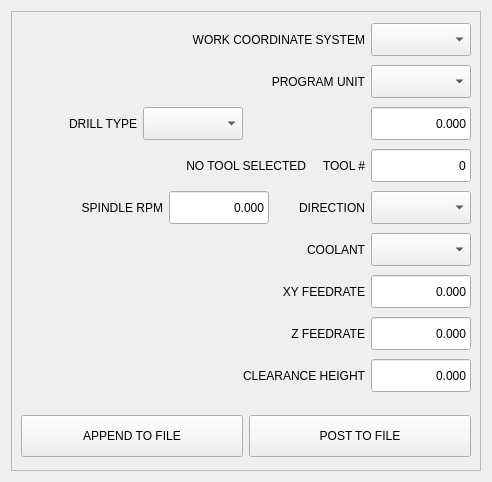
<?xml version="1.0" encoding="UTF-8"?>
<ui version="4.0">
 <class>Form</class>
 <widget class="QWidget" name="Form">
  <property name="geometry">
   <rect>
    <x>0</x>
    <y>0</y>
    <width>490</width>
    <height>480</height>
   </rect>
  </property>
  <property name="windowTitle">
   <string>Form</string>
  </property>
  <layout class="QGridLayout" name="gridLayout">
   <item row="0" column="0">
    <layout class="QVBoxLayout" name="verticalLayout">
     <property name="spacing">
      <number>0</number>
     </property>
     <property name="leftMargin">
      <number>0</number>
     </property>
     <property name="topMargin">
      <number>0</number>
     </property>
     <property name="bottomMargin">
      <number>0</number>
     </property>
     <item>
      <widget class="QFrame" name="bolt_hole_setup_frame">
       <property name="minimumSize">
        <size>
         <width>470</width>
         <height>460</height>
        </size>
       </property>
       <property name="maximumSize">
        <size>
         <width>470</width>
         <height>460</height>
        </size>
       </property>
       <property name="frameShape">
        <enum>QFrame::StyledPanel</enum>
       </property>
       <property name="frameShadow">
        <enum>QFrame::Raised</enum>
       </property>
       <layout class="QVBoxLayout" name="verticalLayout_61">
        <item>
         <layout class="QHBoxLayout" name="horizontalLayout_172">
          <property name="topMargin">
           <number>1</number>
          </property>
          <property name="bottomMargin">
           <number>1</number>
          </property>
          <item>
           <widget class="QLabel" name="label_129">
            <property name="sizePolicy">
             <sizepolicy hsizetype="Preferred" vsizetype="Fixed">
              <horstretch>0</horstretch>
              <verstretch>0</verstretch>
             </sizepolicy>
            </property>
            <property name="minimumSize">
             <size>
              <width>140</width>
              <height>31</height>
             </size>
            </property>
            <property name="maximumSize">
             <size>
              <width>16777215</width>
              <height>31</height>
             </size>
            </property>
            <property name="styleSheet">
             <string notr="true"/>
            </property>
            <property name="lineWidth">
             <number>0</number>
            </property>
            <property name="text">
             <string>WORK COORDINATE SYSTEM</string>
            </property>
            <property name="alignment">
             <set>Qt::AlignRight|Qt::AlignTrailing|Qt::AlignVCenter</set>
            </property>
            <property name="indent">
             <number>0</number>
            </property>
           </widget>
          </item>
          <item>
           <widget class="QComboBox" name="wcs">
            <property name="sizePolicy">
             <sizepolicy hsizetype="Fixed" vsizetype="Fixed">
              <horstretch>0</horstretch>
              <verstretch>0</verstretch>
             </sizepolicy>
            </property>
            <property name="minimumSize">
             <size>
              <width>100</width>
              <height>33</height>
             </size>
            </property>
            <property name="maximumSize">
             <size>
              <width>100</width>
              <height>33</height>
             </size>
            </property>
           </widget>
          </item>
         </layout>
        </item>
        <item>
         <layout class="QHBoxLayout" name="horizontalLayout_196">
          <property name="topMargin">
           <number>1</number>
          </property>
          <property name="bottomMargin">
           <number>1</number>
          </property>
          <item>
           <widget class="QLabel" name="label_159">
            <property name="sizePolicy">
             <sizepolicy hsizetype="Preferred" vsizetype="Fixed">
              <horstretch>0</horstretch>
              <verstretch>0</verstretch>
             </sizepolicy>
            </property>
            <property name="minimumSize">
             <size>
              <width>140</width>
              <height>31</height>
             </size>
            </property>
            <property name="maximumSize">
             <size>
              <width>16777215</width>
              <height>31</height>
             </size>
            </property>
            <property name="styleSheet">
             <string notr="true"/>
            </property>
            <property name="lineWidth">
             <number>0</number>
            </property>
            <property name="text">
             <string>PROGRAM UNIT</string>
            </property>
            <property name="alignment">
             <set>Qt::AlignRight|Qt::AlignTrailing|Qt::AlignVCenter</set>
            </property>
            <property name="indent">
             <number>0</number>
            </property>
           </widget>
          </item>
          <item>
           <widget class="QComboBox" name="program_units">
            <property name="minimumSize">
             <size>
              <width>100</width>
              <height>33</height>
             </size>
            </property>
            <property name="maximumSize">
             <size>
              <width>100</width>
              <height>33</height>
             </size>
            </property>
           </widget>
          </item>
         </layout>
        </item>
        <item>
         <layout class="QHBoxLayout" name="horizontalLayout_207">
          <property name="topMargin">
           <number>1</number>
          </property>
          <property name="bottomMargin">
           <number>1</number>
          </property>
          <item>
           <widget class="QLabel" name="label_155">
            <property name="sizePolicy">
             <sizepolicy hsizetype="Preferred" vsizetype="Fixed">
              <horstretch>0</horstretch>
              <verstretch>0</verstretch>
             </sizepolicy>
            </property>
            <property name="minimumSize">
             <size>
              <width>115</width>
              <height>31</height>
             </size>
            </property>
            <property name="maximumSize">
             <size>
              <width>16777215</width>
              <height>31</height>
             </size>
            </property>
            <property name="styleSheet">
             <string notr="true"/>
            </property>
            <property name="lineWidth">
             <number>0</number>
            </property>
            <property name="text">
             <string>DRILL TYPE</string>
            </property>
            <property name="alignment">
             <set>Qt::AlignRight|Qt::AlignTrailing|Qt::AlignVCenter</set>
            </property>
            <property name="indent">
             <number>0</number>
            </property>
           </widget>
          </item>
          <item>
           <widget class="QComboBox" name="drill_type">
            <property name="minimumSize">
             <size>
              <width>100</width>
              <height>33</height>
             </size>
            </property>
            <property name="maximumSize">
             <size>
              <width>100</width>
              <height>33</height>
             </size>
            </property>
           </widget>
          </item>
          <item>
           <widget class="QLabel" name="drill_type_param_label">
            <property name="sizePolicy">
             <sizepolicy hsizetype="Preferred" vsizetype="Fixed">
              <horstretch>0</horstretch>
              <verstretch>0</verstretch>
             </sizepolicy>
            </property>
            <property name="minimumSize">
             <size>
              <width>115</width>
              <height>31</height>
             </size>
            </property>
            <property name="maximumSize">
             <size>
              <width>16777215</width>
              <height>31</height>
             </size>
            </property>
            <property name="styleSheet">
             <string notr="true"/>
            </property>
            <property name="lineWidth">
             <number>0</number>
            </property>
            <property name="text">
             <string/>
            </property>
            <property name="alignment">
             <set>Qt::AlignRight|Qt::AlignTrailing|Qt::AlignVCenter</set>
            </property>
            <property name="indent">
             <number>0</number>
            </property>
           </widget>
          </item>
          <item>
           <widget class="FloatLineEdit" name="drill_type_param_value">
            <property name="minimumSize">
             <size>
              <width>100</width>
              <height>33</height>
             </size>
            </property>
            <property name="maximumSize">
             <size>
              <width>100</width>
              <height>33</height>
             </size>
            </property>
            <property name="text">
             <string>0.000</string>
            </property>
            <property name="alignment">
             <set>Qt::AlignRight|Qt::AlignTrailing|Qt::AlignVCenter</set>
            </property>
            <property name="bottom" stdset="0">
             <double>0.000000000000000</double>
            </property>
           </widget>
          </item>
         </layout>
        </item>
        <item>
         <layout class="QHBoxLayout" name="horizontalLayout_173">
          <property name="topMargin">
           <number>1</number>
          </property>
          <property name="bottomMargin">
           <number>1</number>
          </property>
          <item>
           <widget class="QLabel" name="tool_description">
            <property name="sizePolicy">
             <sizepolicy hsizetype="Preferred" vsizetype="Fixed">
              <horstretch>0</horstretch>
              <verstretch>0</verstretch>
             </sizepolicy>
            </property>
            <property name="minimumSize">
             <size>
              <width>285</width>
              <height>31</height>
             </size>
            </property>
            <property name="maximumSize">
             <size>
              <width>16777215</width>
              <height>31</height>
             </size>
            </property>
            <property name="styleSheet">
             <string notr="true"/>
            </property>
            <property name="lineWidth">
             <number>0</number>
            </property>
            <property name="text">
             <string> NO TOOL SELECTED</string>
            </property>
            <property name="alignment">
             <set>Qt::AlignRight|Qt::AlignTrailing|Qt::AlignVCenter</set>
            </property>
            <property name="indent">
             <number>0</number>
            </property>
           </widget>
          </item>
          <item>
           <widget class="QLabel" name="tool_number_label">
            <property name="sizePolicy">
             <sizepolicy hsizetype="Preferred" vsizetype="Fixed">
              <horstretch>0</horstretch>
              <verstretch>0</verstretch>
             </sizepolicy>
            </property>
            <property name="minimumSize">
             <size>
              <width>0</width>
              <height>31</height>
             </size>
            </property>
            <property name="maximumSize">
             <size>
              <width>16777215</width>
              <height>31</height>
             </size>
            </property>
            <property name="styleSheet">
             <string notr="true"/>
            </property>
            <property name="lineWidth">
             <number>0</number>
            </property>
            <property name="text">
             <string>TOOL #</string>
            </property>
            <property name="alignment">
             <set>Qt::AlignRight|Qt::AlignTrailing|Qt::AlignVCenter</set>
            </property>
            <property name="indent">
             <number>0</number>
            </property>
           </widget>
          </item>
          <item>
           <widget class="IntLineEdit" name="tool_number">
            <property name="minimumSize">
             <size>
              <width>100</width>
              <height>33</height>
             </size>
            </property>
            <property name="maximumSize">
             <size>
              <width>100</width>
              <height>33</height>
             </size>
            </property>
            <property name="text">
             <string>0</string>
            </property>
            <property name="alignment">
             <set>Qt::AlignRight|Qt::AlignTrailing|Qt::AlignVCenter</set>
            </property>
            <property name="default_value" stdset="0">
             <number>0</number>
            </property>
            <property name="bottom" stdset="0">
             <number>0</number>
            </property>
           </widget>
          </item>
         </layout>
        </item>
        <item>
         <layout class="QHBoxLayout" name="horizontalLayout_174">
          <property name="topMargin">
           <number>1</number>
          </property>
          <property name="bottomMargin">
           <number>1</number>
          </property>
          <item>
           <widget class="QLabel" name="label_142">
            <property name="sizePolicy">
             <sizepolicy hsizetype="Preferred" vsizetype="Fixed">
              <horstretch>0</horstretch>
              <verstretch>0</verstretch>
             </sizepolicy>
            </property>
            <property name="minimumSize">
             <size>
              <width>60</width>
              <height>31</height>
             </size>
            </property>
            <property name="maximumSize">
             <size>
              <width>16777215</width>
              <height>31</height>
             </size>
            </property>
            <property name="styleSheet">
             <string notr="true"/>
            </property>
            <property name="lineWidth">
             <number>0</number>
            </property>
            <property name="text">
             <string>SPINDLE RPM</string>
            </property>
            <property name="alignment">
             <set>Qt::AlignRight|Qt::AlignTrailing|Qt::AlignVCenter</set>
            </property>
            <property name="indent">
             <number>0</number>
            </property>
           </widget>
          </item>
          <item>
           <widget class="FloatLineEdit" name="spindle_rpm">
            <property name="sizePolicy">
             <sizepolicy hsizetype="Expanding" vsizetype="Fixed">
              <horstretch>100</horstretch>
              <verstretch>33</verstretch>
             </sizepolicy>
            </property>
            <property name="maximumSize">
             <size>
              <width>100</width>
              <height>33</height>
             </size>
            </property>
            <property name="text">
             <string>0.000</string>
            </property>
            <property name="alignment">
             <set>Qt::AlignRight|Qt::AlignTrailing|Qt::AlignVCenter</set>
            </property>
            <property name="bottom" stdset="0">
             <double>0.000000000000000</double>
            </property>
           </widget>
          </item>
          <item>
           <widget class="QLabel" name="label_152">
            <property name="sizePolicy">
             <sizepolicy hsizetype="Preferred" vsizetype="Fixed">
              <horstretch>0</horstretch>
              <verstretch>0</verstretch>
             </sizepolicy>
            </property>
            <property name="minimumSize">
             <size>
              <width>90</width>
              <height>31</height>
             </size>
            </property>
            <property name="maximumSize">
             <size>
              <width>90</width>
              <height>31</height>
             </size>
            </property>
            <property name="styleSheet">
             <string notr="true"/>
            </property>
            <property name="lineWidth">
             <number>0</number>
            </property>
            <property name="text">
             <string>DIRECTION</string>
            </property>
            <property name="alignment">
             <set>Qt::AlignRight|Qt::AlignTrailing|Qt::AlignVCenter</set>
            </property>
            <property name="indent">
             <number>0</number>
            </property>
           </widget>
          </item>
          <item>
           <widget class="QComboBox" name="spindle_direction">
            <property name="minimumSize">
             <size>
              <width>100</width>
              <height>33</height>
             </size>
            </property>
            <property name="maximumSize">
             <size>
              <width>100</width>
              <height>33</height>
             </size>
            </property>
           </widget>
          </item>
         </layout>
        </item>
        <item>
         <layout class="QHBoxLayout" name="horizontalLayout_195">
          <property name="topMargin">
           <number>1</number>
          </property>
          <property name="bottomMargin">
           <number>1</number>
          </property>
          <item>
           <widget class="QLabel" name="label_158">
            <property name="sizePolicy">
             <sizepolicy hsizetype="Preferred" vsizetype="Fixed">
              <horstretch>0</horstretch>
              <verstretch>0</verstretch>
             </sizepolicy>
            </property>
            <property name="minimumSize">
             <size>
              <width>140</width>
              <height>31</height>
             </size>
            </property>
            <property name="maximumSize">
             <size>
              <width>16777215</width>
              <height>31</height>
             </size>
            </property>
            <property name="styleSheet">
             <string notr="true"/>
            </property>
            <property name="lineWidth">
             <number>0</number>
            </property>
            <property name="text">
             <string>COOLANT</string>
            </property>
            <property name="alignment">
             <set>Qt::AlignRight|Qt::AlignTrailing|Qt::AlignVCenter</set>
            </property>
            <property name="indent">
             <number>0</number>
            </property>
           </widget>
          </item>
          <item>
           <widget class="QComboBox" name="coolant_setting">
            <property name="minimumSize">
             <size>
              <width>100</width>
              <height>33</height>
             </size>
            </property>
            <property name="maximumSize">
             <size>
              <width>100</width>
              <height>33</height>
             </size>
            </property>
           </widget>
          </item>
         </layout>
        </item>
        <item>
         <layout class="QHBoxLayout" name="horizontalLayout_175">
          <property name="topMargin">
           <number>1</number>
          </property>
          <property name="bottomMargin">
           <number>1</number>
          </property>
          <item>
           <widget class="QLabel" name="label_143">
            <property name="sizePolicy">
             <sizepolicy hsizetype="Preferred" vsizetype="Fixed">
              <horstretch>0</horstretch>
              <verstretch>0</verstretch>
             </sizepolicy>
            </property>
            <property name="minimumSize">
             <size>
              <width>140</width>
              <height>31</height>
             </size>
            </property>
            <property name="maximumSize">
             <size>
              <width>16777215</width>
              <height>31</height>
             </size>
            </property>
            <property name="styleSheet">
             <string notr="true"/>
            </property>
            <property name="lineWidth">
             <number>0</number>
            </property>
            <property name="text">
             <string>XY FEEDRATE</string>
            </property>
            <property name="alignment">
             <set>Qt::AlignRight|Qt::AlignTrailing|Qt::AlignVCenter</set>
            </property>
            <property name="indent">
             <number>0</number>
            </property>
           </widget>
          </item>
          <item>
           <widget class="FloatLineEdit" name="xy_feed_rate">
            <property name="sizePolicy">
             <sizepolicy hsizetype="Expanding" vsizetype="Fixed">
              <horstretch>100</horstretch>
              <verstretch>33</verstretch>
             </sizepolicy>
            </property>
            <property name="maximumSize">
             <size>
              <width>100</width>
              <height>33</height>
             </size>
            </property>
            <property name="text">
             <string>0.000</string>
            </property>
            <property name="alignment">
             <set>Qt::AlignRight|Qt::AlignTrailing|Qt::AlignVCenter</set>
            </property>
            <property name="bottom" stdset="0">
             <double>0.000000000000000</double>
            </property>
           </widget>
          </item>
         </layout>
        </item>
        <item>
         <layout class="QHBoxLayout" name="horizontalLayout_176">
          <property name="topMargin">
           <number>1</number>
          </property>
          <property name="bottomMargin">
           <number>1</number>
          </property>
          <item>
           <widget class="QLabel" name="label_144">
            <property name="sizePolicy">
             <sizepolicy hsizetype="Preferred" vsizetype="Fixed">
              <horstretch>0</horstretch>
              <verstretch>0</verstretch>
             </sizepolicy>
            </property>
            <property name="minimumSize">
             <size>
              <width>140</width>
              <height>31</height>
             </size>
            </property>
            <property name="maximumSize">
             <size>
              <width>16777215</width>
              <height>31</height>
             </size>
            </property>
            <property name="styleSheet">
             <string notr="true"/>
            </property>
            <property name="lineWidth">
             <number>0</number>
            </property>
            <property name="text">
             <string>Z FEEDRATE</string>
            </property>
            <property name="alignment">
             <set>Qt::AlignRight|Qt::AlignTrailing|Qt::AlignVCenter</set>
            </property>
            <property name="indent">
             <number>0</number>
            </property>
           </widget>
          </item>
          <item>
           <widget class="FloatLineEdit" name="z_feed_rate">
            <property name="sizePolicy">
             <sizepolicy hsizetype="Expanding" vsizetype="Fixed">
              <horstretch>100</horstretch>
              <verstretch>33</verstretch>
             </sizepolicy>
            </property>
            <property name="maximumSize">
             <size>
              <width>100</width>
              <height>33</height>
             </size>
            </property>
            <property name="text">
             <string>0.000</string>
            </property>
            <property name="alignment">
             <set>Qt::AlignRight|Qt::AlignTrailing|Qt::AlignVCenter</set>
            </property>
            <property name="bottom" stdset="0">
             <double>0.000000000000000</double>
            </property>
           </widget>
          </item>
         </layout>
        </item>
        <item>
         <layout class="QHBoxLayout" name="horizontalLayout_177">
          <property name="topMargin">
           <number>1</number>
          </property>
          <property name="bottomMargin">
           <number>1</number>
          </property>
          <item>
           <widget class="QLabel" name="label_145">
            <property name="sizePolicy">
             <sizepolicy hsizetype="Preferred" vsizetype="Fixed">
              <horstretch>0</horstretch>
              <verstretch>0</verstretch>
             </sizepolicy>
            </property>
            <property name="minimumSize">
             <size>
              <width>140</width>
              <height>31</height>
             </size>
            </property>
            <property name="maximumSize">
             <size>
              <width>16777215</width>
              <height>31</height>
             </size>
            </property>
            <property name="styleSheet">
             <string notr="true"/>
            </property>
            <property name="lineWidth">
             <number>0</number>
            </property>
            <property name="text">
             <string>CLEARANCE HEIGHT</string>
            </property>
            <property name="alignment">
             <set>Qt::AlignRight|Qt::AlignTrailing|Qt::AlignVCenter</set>
            </property>
            <property name="indent">
             <number>0</number>
            </property>
           </widget>
          </item>
          <item>
           <widget class="FloatLineEdit" name="clearance_height">
            <property name="sizePolicy">
             <sizepolicy hsizetype="Expanding" vsizetype="Fixed">
              <horstretch>100</horstretch>
              <verstretch>33</verstretch>
             </sizepolicy>
            </property>
            <property name="maximumSize">
             <size>
              <width>100</width>
              <height>33</height>
             </size>
            </property>
            <property name="text">
             <string>0.000</string>
            </property>
            <property name="alignment">
             <set>Qt::AlignRight|Qt::AlignTrailing|Qt::AlignVCenter</set>
            </property>
            <property name="bottom" stdset="0">
             <double>0.000000000000000</double>
            </property>
           </widget>
          </item>
         </layout>
        </item>
        <item>
         <layout class="QHBoxLayout" name="horizontalLayout_139">
          <property name="topMargin">
           <number>15</number>
          </property>
          <item>
           <widget class="QPushButton" name="append_to_file">
            <property name="minimumSize">
             <size>
              <width>0</width>
              <height>42</height>
             </size>
            </property>
            <property name="text">
             <string>APPEND TO FILE</string>
            </property>
           </widget>
          </item>
          <item>
           <widget class="QPushButton" name="post_to_file">
            <property name="minimumSize">
             <size>
              <width>0</width>
              <height>42</height>
             </size>
            </property>
            <property name="text">
             <string>POST TO FILE</string>
            </property>
           </widget>
          </item>
         </layout>
        </item>
       </layout>
      </widget>
     </item>
    </layout>
   </item>
  </layout>
 </widget>
 <customwidgets>
  <customwidget>
   <class>IntLineEdit</class>
   <extends>QLineEdit</extends>
   <header>qtpyvcp.widgets.conversational_gcode.drill_circle</header>
  </customwidget>
  <customwidget>
   <class>FloatLineEdit</class>
   <extends>QLineEdit</extends>
   <header>qtpyvcp.widgets.conversational_gcode.drill_circle</header>
  </customwidget>
 </customwidgets>
 <resources/>
 <connections/>
</ui>
